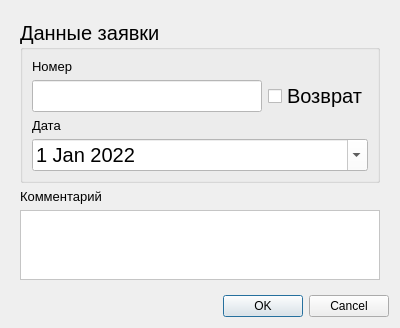
<?xml version="1.0" encoding="UTF-8"?>
<ui version="4.0">
 <class>FactDocumentEditor</class>
 <widget class="QDialog" name="FactDocumentEditor">
  <property name="geometry">
   <rect>
    <x>0</x>
    <y>0</y>
    <width>400</width>
    <height>306</height>
   </rect>
  </property>
  <property name="windowTitle">
   <string>Dialog</string>
  </property>
  <layout class="QGridLayout" name="gridLayout">
   <item row="2" column="1">
    <widget class="QDialogButtonBox" name="buttonBox">
     <property name="orientation">
      <enum>Qt::Horizontal</enum>
     </property>
     <property name="standardButtons">
      <set>QDialogButtonBox::Cancel|QDialogButtonBox::Ok</set>
     </property>
    </widget>
   </item>
   <item row="1" column="1">
    <widget class="QWidget" name="widget" native="true">
     <layout class="QGridLayout" name="gridLayout_2">
      <item row="1" column="0">
       <widget class="QLabel" name="label_7">
        <property name="sizePolicy">
         <sizepolicy hsizetype="Fixed" vsizetype="Fixed">
          <horstretch>0</horstretch>
          <verstretch>0</verstretch>
         </sizepolicy>
        </property>
        <property name="font">
         <font>
          <pointsize>10</pointsize>
         </font>
        </property>
        <property name="text">
         <string>Комментарий</string>
        </property>
       </widget>
      </item>
      <item row="0" column="0">
       <widget class="QGroupBox" name="groupBox">
        <property name="maximumSize">
         <size>
          <width>16777215</width>
          <height>16777215</height>
         </size>
        </property>
        <property name="font">
         <font>
          <pointsize>15</pointsize>
         </font>
        </property>
        <property name="title">
         <string>Данные заявки</string>
        </property>
        <layout class="QVBoxLayout" name="verticalLayout_2">
         <item>
          <widget class="QWidget" name="widget_2" native="true">
           <layout class="QGridLayout" name="gridLayout_3">
            <property name="leftMargin">
             <number>0</number>
            </property>
            <property name="topMargin">
             <number>0</number>
            </property>
            <property name="rightMargin">
             <number>0</number>
            </property>
            <property name="bottomMargin">
             <number>0</number>
            </property>
            <item row="1" column="0">
             <widget class="QLabel" name="label_3">
              <property name="sizePolicy">
               <sizepolicy hsizetype="Fixed" vsizetype="Fixed">
                <horstretch>0</horstretch>
                <verstretch>0</verstretch>
               </sizepolicy>
              </property>
              <property name="font">
               <font>
                <pointsize>10</pointsize>
               </font>
              </property>
              <property name="text">
               <string>Номер</string>
              </property>
             </widget>
            </item>
            <item row="2" column="0">
             <widget class="QLineEdit" name="doc_number">
              <property name="styleSheet">
               <string notr="true">background-color: rgb(255, 255, 255);</string>
              </property>
             </widget>
            </item>
            <item row="2" column="1">
             <widget class="QCheckBox" name="payment_type">
              <property name="text">
               <string>Возврат</string>
              </property>
             </widget>
            </item>
           </layout>
          </widget>
         </item>
         <item>
          <widget class="QLabel" name="label_2">
           <property name="sizePolicy">
            <sizepolicy hsizetype="Fixed" vsizetype="Fixed">
             <horstretch>0</horstretch>
             <verstretch>0</verstretch>
            </sizepolicy>
           </property>
           <property name="font">
            <font>
             <pointsize>10</pointsize>
            </font>
           </property>
           <property name="text">
            <string>Дата </string>
           </property>
          </widget>
         </item>
         <item>
          <widget class="QDateEdit" name="doc_date">
           <property name="enabled">
            <bool>true</bool>
           </property>
           <property name="sizePolicy">
            <sizepolicy hsizetype="Minimum" vsizetype="Fixed">
             <horstretch>0</horstretch>
             <verstretch>0</verstretch>
            </sizepolicy>
           </property>
           <property name="styleSheet">
            <string notr="true">background-color: rgb(255, 255, 255);</string>
           </property>
           <property name="dateTime">
            <datetime>
             <hour>0</hour>
             <minute>0</minute>
             <second>0</second>
             <year>2022</year>
             <month>1</month>
             <day>1</day>
            </datetime>
           </property>
           <property name="calendarPopup">
            <bool>true</bool>
           </property>
          </widget>
         </item>
        </layout>
       </widget>
      </item>
      <item row="2" column="0">
       <widget class="QTextEdit" name="user_comment">
        <property name="styleSheet">
         <string notr="true">background-color: rgb(255, 255, 255);</string>
        </property>
       </widget>
      </item>
     </layout>
    </widget>
   </item>
  </layout>
 </widget>
 <resources/>
 <connections>
  <connection>
   <sender>buttonBox</sender>
   <signal>accepted()</signal>
   <receiver>FactDocumentEditor</receiver>
   <slot>accept()</slot>
   <hints>
    <hint type="sourcelabel">
     <x>257</x>
     <y>447</y>
    </hint>
    <hint type="destinationlabel">
     <x>157</x>
     <y>274</y>
    </hint>
   </hints>
  </connection>
  <connection>
   <sender>buttonBox</sender>
   <signal>rejected()</signal>
   <receiver>FactDocumentEditor</receiver>
   <slot>reject()</slot>
   <hints>
    <hint type="sourcelabel">
     <x>325</x>
     <y>447</y>
    </hint>
    <hint type="destinationlabel">
     <x>286</x>
     <y>274</y>
    </hint>
   </hints>
  </connection>
 </connections>
</ui>
